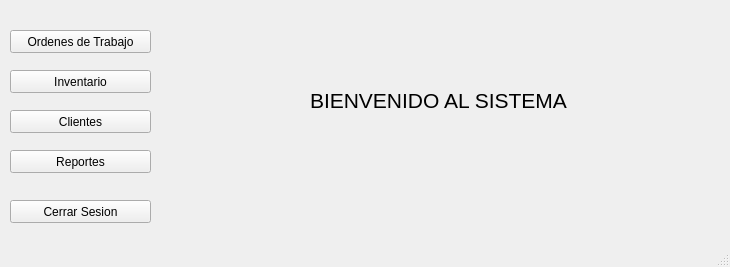
<?xml version="1.0" encoding="UTF-8"?>
<ui version="4.0">
 <class>main</class>
 <widget class="QMainWindow" name="main">
  <property name="geometry">
   <rect>
    <x>0</x>
    <y>0</y>
    <width>730</width>
    <height>267</height>
   </rect>
  </property>
  <property name="windowTitle">
   <string>Sistema</string>
  </property>
  <widget class="QWidget" name="centralwidget">
   <widget class="QPushButton" name="ordenesTrabajoBoton">
    <property name="geometry">
     <rect>
      <x>10</x>
      <y>30</y>
      <width>141</width>
      <height>23</height>
     </rect>
    </property>
    <property name="text">
     <string>Ordenes de Trabajo</string>
    </property>
   </widget>
   <widget class="QPushButton" name="inventarioBoton">
    <property name="geometry">
     <rect>
      <x>10</x>
      <y>70</y>
      <width>141</width>
      <height>23</height>
     </rect>
    </property>
    <property name="text">
     <string>Inventario</string>
    </property>
   </widget>
   <widget class="QPushButton" name="pushButton_3">
    <property name="geometry">
     <rect>
      <x>10</x>
      <y>110</y>
      <width>141</width>
      <height>23</height>
     </rect>
    </property>
    <property name="text">
     <string>Clientes</string>
    </property>
   </widget>
   <widget class="QLabel" name="label">
    <property name="geometry">
     <rect>
      <x>310</x>
      <y>60</y>
      <width>261</width>
      <height>81</height>
     </rect>
    </property>
    <property name="font">
     <font>
      <pointsize>16</pointsize>
     </font>
    </property>
    <property name="text">
     <string>BIENVENIDO AL SISTEMA</string>
    </property>
   </widget>
   <widget class="QPushButton" name="reportesBoton">
    <property name="geometry">
     <rect>
      <x>10</x>
      <y>150</y>
      <width>141</width>
      <height>23</height>
     </rect>
    </property>
    <property name="text">
     <string>Reportes</string>
    </property>
   </widget>
   <widget class="QPushButton" name="cerrarSesionBoton">
    <property name="geometry">
     <rect>
      <x>10</x>
      <y>200</y>
      <width>141</width>
      <height>23</height>
     </rect>
    </property>
    <property name="text">
     <string>Cerrar Sesion</string>
    </property>
   </widget>
  </widget>
  <widget class="QMenuBar" name="menubar">
   <property name="geometry">
    <rect>
     <x>0</x>
     <y>0</y>
     <width>730</width>
     <height>21</height>
    </rect>
   </property>
  </widget>
  <widget class="QStatusBar" name="statusbar"/>
 </widget>
 <resources/>
 <connections/>
</ui>
